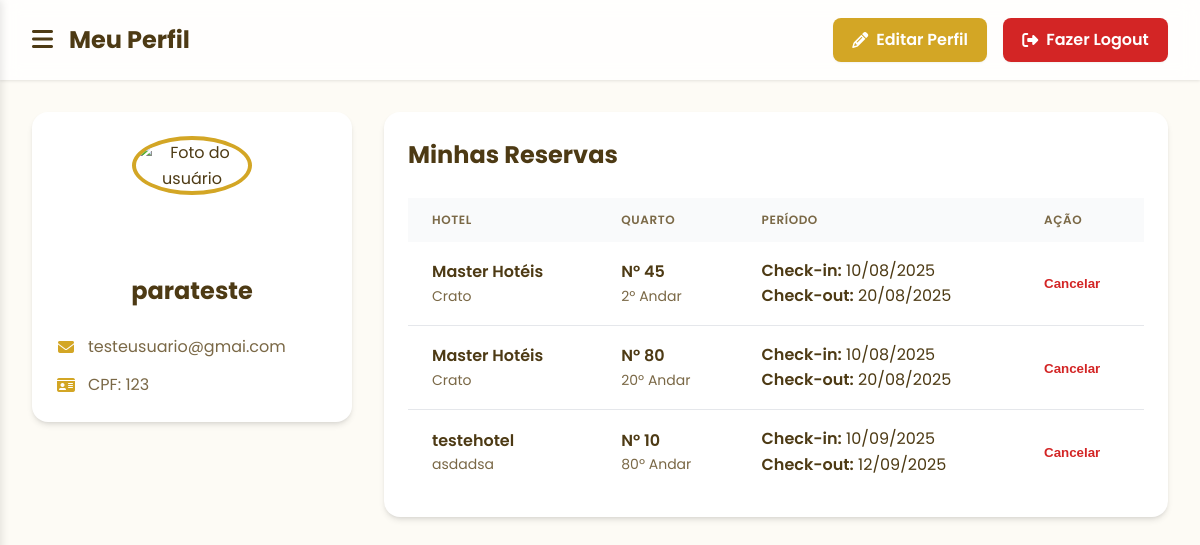
The app's page /perfil_usuario (signed in) with its own data.
### tables this page shows
CREATE TABLE hoteis
(
    id_hotel INTEGER PRIMARY KEY AUTOINCREMENT,
    nome TEXT,
    cidade TEXT,
    bairro TEXT,
    rua TEXT,
    numero INTEGER,
    cnpj INTEGER,
    email TEXT,
    senha TEXT,
    foto TEXT

, background text, chave_pix text);

CREATE TABLE quartos 
(
    id_quarto INTEGER PRIMARY KEY AUTOINCREMENT,
    andar TEXT,
    numero_quarto TEXT,
    preco REAL,
    imagem TEXT,
    id_hotel INTEGER, descricao TEXT,
    FOREIGN KEY (id_hotel) REFERENCES hoteis(id_hotel)
);

### routes/route_usuario.py (the view)
@usuario_bp.route("/perfil_usuario", methods=['GET','POST'])
def perfil_usuario():
    if 'usuario' not in session:
        return redirect(url_for('usuario.cadastro_usuario'))
    else:
        usuario = session['usuario']
        reserva_model = ReservaModel(id_usuario=usuario['id'])
        reservas = reserva_model.buscar_por_reservas()
        reservas_detalhadas = []
        for i, reserva in enumerate(reservas):
            quarto_model = QuartoModel(id_quarto=reserva['id_quarto'])
            quarto = quarto_model.buscar_por_quarto()
            hotel_model = HotelModel(id_hotel=quarto['id_hotel'])
            hotel = hotel_model.buscar_por_hotel()
            listacheckin = reservas[i]["data_checkin"].split("-")
            listacheckout = reservas[i]["data_checkout"].split("-")
            strcheckin = listacheckin[2] + "/" + listacheckin[1] + "/" + listacheckin[0]
            strcheckout = listacheckout[2] + "/" + listacheckout[1] + "/" + listacheckout[0]
            conversao1 = datetime.strptime(strcheckin, "%d/%m/%Y")
            conversao2 = datetime.strptime(strcheckout, "%d/%m/%Y")
            diferenca = conversao2 - conversao1
            tempo_estadia = diferenca.days
            del listacheckin
            del listacheckout
            reservas_detalhadas.append({
                'reserva': reserva,
                'quarto': quarto,
                'hotel': hotel,
                'checkin' : strcheckin,
                'checkout' : strcheckout
            })
        return render_template('/usuario/perfil_usuario.html', usuario=usuario, reservas=reservas_detalhadas)

### models/connect.py (called while the page is built)
    def connect(self):
        self.conn = sqlite3.connect(self.db_name)
        self.conn.row_factory = sqlite3.Row  # Para retornar dicionários
        self.cursor = self.conn.cursor()

    def execute(self, query, params=None):
        if self.conn is None:
            self.connect()
        if params:
            self.cursor.execute(query, params)
        else:
            self.cursor.execute(query)
        return self.cursor

    def fetchall(self):
        return self.cursor.fetchall()

    def fetchone(self):
        return self.cursor.fetchone()

    def close(self):
        if self.conn:
            self.conn.close()
            self.conn = None
            self.cursor = None

### models/hotel_model.py (called while the page is built)
    def buscar_por_hotel(self):
        db = Database()
        db.connect()
        sql = "SELECT * FROM hoteis WHERE id_hotel=?"
        db.execute(sql, (self.id_hotel,))
        hotel = db.fetchone()
        db.close()
        return hotel

### models/quarto_model.py (called while the page is built)
    def buscar_por_quarto(self):
        db = Database()
        db.connect()
        sql = "SELECT * FROM quartos WHERE id_quarto=?"
        db.execute(sql, (self.id_quarto,))
        quarto = db.fetchone()
        db.close()
        return quarto

### models/reserva_model.py (called while the page is built)
    def buscar_por_reservas(self):
        db = Database()
        db.connect()
        sql = "SELECT * FROM reservas WHERE id_usuario=?"
        db.execute(sql, (self.id_usuario,))
        reservas = db.fetchall()
        db.close()
        return reservas

### templates/usuario/perfil_usuario.html (shortened to what this page needs)
<!DOCTYPE html>
<html lang="pt-BR">
<head>
  <link rel="stylesheet" href="/static/estilos/perfil_dados.css">
  <link rel="stylesheet" href="https://cdnjs.cloudflare.com/ajax/libs/font-awesome/6.5.1/css/all.min.css">
</head>
<body>
  <div class="page-wrapper">
    <header class="header">
      <div class="header-content">
        <div class="header-left">
          <button class="menu-btn" onclick="toggleSidebar()">
            <i class="fas fa-bars"></i>
          </button>
          <h1>Meu Perfil</h1>
        </div>
        <div class="header-right">
           <a href="/editar_perfil_usuario" class="btn btn-edit">
              <i class="fas fa-pencil-alt"></i>
              <span>Editar Perfil</span>
            </a>
            <a href="/sair" class="btn btn-logout">
              <i class="fas fa-sign-out-alt"></i>
              <span>Fazer Logout</span>
            </a>
        </div>
      </div>
    </header>
    <main class="main-content">
      <div class="grid-layout">
        <div class="profile-column">
          <section class="card profile-card">
            <div class="profile-photo-wrapper">
              <img src="{{ url_for('static', filename=usuario.imagem) }}" alt="Foto do usuário" class="profile-photo">
            </div>
            <h2 class="profile-name">{{session['usuario']['nome']}}</h2>
            <div class="profile-info">
              <p><i class="fa-solid fa-envelope"></i> <span>{{session['usuario']['email']}}</span></p>
              <p><i class="fa-solid fa-id-card"></i> <span>CPF: {{session['usuario']['cpf']}}</span></p>
            </div>
          </section>
        </div>
        <div class="reservations-column">
          <section class="card">
            <h2 class="section-title">Minhas Reservas</h2>
            <div class="table-wrapper">
              <table class="reservations-table">
                <thead>
                  <tr>
                    <th>Hotel</th>
                    <th>Quarto</th>
                    <th>Período</th>
                    <th>Ação</th>
                  </tr>
                </thead>
                <tbody>
                  {% if reservas %}
                    {% for item in reservas %}
                      <tr>
                        <td data-label="Hotel">
                          <div class="text-bold">{{ item.hotel.nome }}</div>
                          <div class="text-small">{{ item.hotel.cidade }}</div>
                        </td>
                        <td data-label="Quarto">
                          <div class="text-bold">Nº {{ item.quarto.numero_quarto }}</div>
                          <div class="text-small">{{ item.quarto.andar }}º Andar</div>
                        </td>
                        <td data-label="Período">
                          <div><span class="text-bold">Check-in:</span> {{ item.checkin }}</div>
                          <div><span class="text-bold">Check-out:</span> {{ item.checkout }}</div>
                        </td>
                        <td data-label="Ação">
                          <form action="/cancelar_reserva" method="post" class="form-cancel">
                            <button type="submit" class="btn-cancel">Cancelar</button>
                          </form>
                        </td>
                      </tr>
                    {% endfor %}
                  {% endif %}
                </tbody>
              </table>
            </div>
          </section>
        </div>
      </div>
    </main>
  </div>
</body>
</html>

### static/estilos/perfil_dados.css (style rules this page uses)
:root { --cor-fundo: #FDFBF5; --cor-fundo-card: #FFFFFF; --cor-primaria: #d3a625; --cor-primaria-hover: #b68b1c; --cor-texto-principal: #4d3a14; --cor-texto-secundario: #7a6846; --cor-perigo: #d32525; --cor-perigo-hover: #b61c1c; --cor-borda: #E5E7EB; --sombra-card: 0 4px 6px -1px rgb(0 0 0 / 0.1), 0 2px 4px -2px rgb(0 0 0 / 0.1); }
* { margin: 0; padding: 0; box-sizing: border-box; }
body { font-family: 'Poppins', sans-serif; background-color: var(--cor-fundo); color: var(--cor-texto-principal); line-height: 1.6; }
.page-wrapper { transition: margin-left 0.3s ease-in-out; }
.header { background-color: rgba(255, 255, 255, 0.8); backdrop-filter: blur(10px); box-shadow: 0 1px 3px rgba(0,0,0,0.1); position: sticky; top: 0; z-index: 990; }
.header-content { display: flex; align-items: center; justify-content: space-between; height: 5rem; padding: 0 2rem; max-width: 1280px; margin: 0 auto; }
.header-left { display: flex; align-items: center; gap: 1rem; }
.header-left h1 { font-size: 1.5rem; font-weight: 700; }
.menu-btn { background: none; border: none; font-size: 1.5rem; cursor: pointer; color: var(--cor-texto-principal); }
.header-right { display: flex; gap: 1rem; }
.btn { display: inline-flex; align-items: center; justify-content: center; gap: 0.5rem; padding: 0.6rem 1.2rem; border: none; border-radius: 8px; font-weight: 600; text-decoration: none; cursor: pointer; transition: background-color 0.2s, box-shadow 0.2s; box-shadow: 0 1px 2px rgba(0,0,0,0.05); }
.btn-edit { background-color: var(--cor-primaria); color: white; }
.btn-logout { background-color: var(--cor-perigo); color: white; }
.btn-cancel { background: none; border: none; color: var(--cor-perigo); font-weight: 600; cursor: pointer; text-decoration: none; }
.main-content { padding: 2rem; max-width: 1280px; margin: 0 auto; }
.grid-layout { display: grid; grid-template-columns: 1fr; gap: 2rem; }
.card { background-color: var(--cor-fundo-card); padding: 1.5rem; border-radius: 1rem; box-shadow: var(--sombra-card); }
.profile-card { text-align: center; }
.profile-photo-wrapper { width: 120px; height: 120px; margin: 0 auto 1rem; }
.profile-photo { width: 100%; height: 100%; border-radius: 50%; object-fit: cover; border: 4px solid var(--cor-primaria); }
.profile-name { font-size: 1.5rem; font-weight: 700; margin-bottom: 1rem; }
.profile-info { text-align: left; margin-top: 1.5rem; display: flex; flex-direction: column; gap: 0.75rem; }
.profile-info p { display: flex; align-items: center; gap: 0.75rem; color: var(--cor-texto-secundario); }
.profile-info i { color: var(--cor-primaria); width: 20px; text-align: center; }
.section-title { font-size: 1.5rem; font-weight: 700; margin-bottom: 1.5rem; }
.table-wrapper { overflow-x: auto; }
.reservations-table { width: 100%; border-collapse: collapse; text-align: left; }
.reservations-table thead { background-color: #f9fafb; }
.reservations-table th { padding: 0.75rem 1.5rem; font-size: 0.75rem; text-transform: uppercase; letter-spacing: 0.05em; color: var(--cor-texto-secundario); font-weight: 600; }
.reservations-table tbody tr { border-bottom: 1px solid var(--cor-borda); }
.reservations-table tbody tr:last-child { border-bottom: none; }
.reservations-table td { padding: 1rem 1.5rem; vertical-align: middle; }
.text-bold { font-weight: 600; color: var(--cor-texto-principal); }
.text-small { font-size: 0.875rem; color: var(--cor-texto-secundario); }
.form-cancel { margin: 0; }
@media (min-width: 768px) { .grid-layout { grid-template-columns: 320px 1fr; } }

### records on screen
hoteis: hotel.nome "Master Hotéis" "Master Hotéis", hotel.cidade "Crato" "Crato"
quartos: quarto.numero_quarto "45", quarto.andar "2"
quartos: quarto.numero_quarto "80", quarto.andar "20"
hoteis: hotel.nome "testehotel", hotel.cidade "asdadsa"
quartos: quarto.numero_quarto "10", quarto.andar "80"

### other values on screen
{{ session['usuario']['nome'] }} "parateste"
{{ session['usuario']['email'] }} "testeusuario@gmai.com"
{{ session['usuario']['cpf'] }} "123"
{{ item.checkin }} "10/08/2025" "10/08/2025" "10/09/2025"
{{ item.checkout }} "20/08/2025" "20/08/2025" "12/09/2025"
